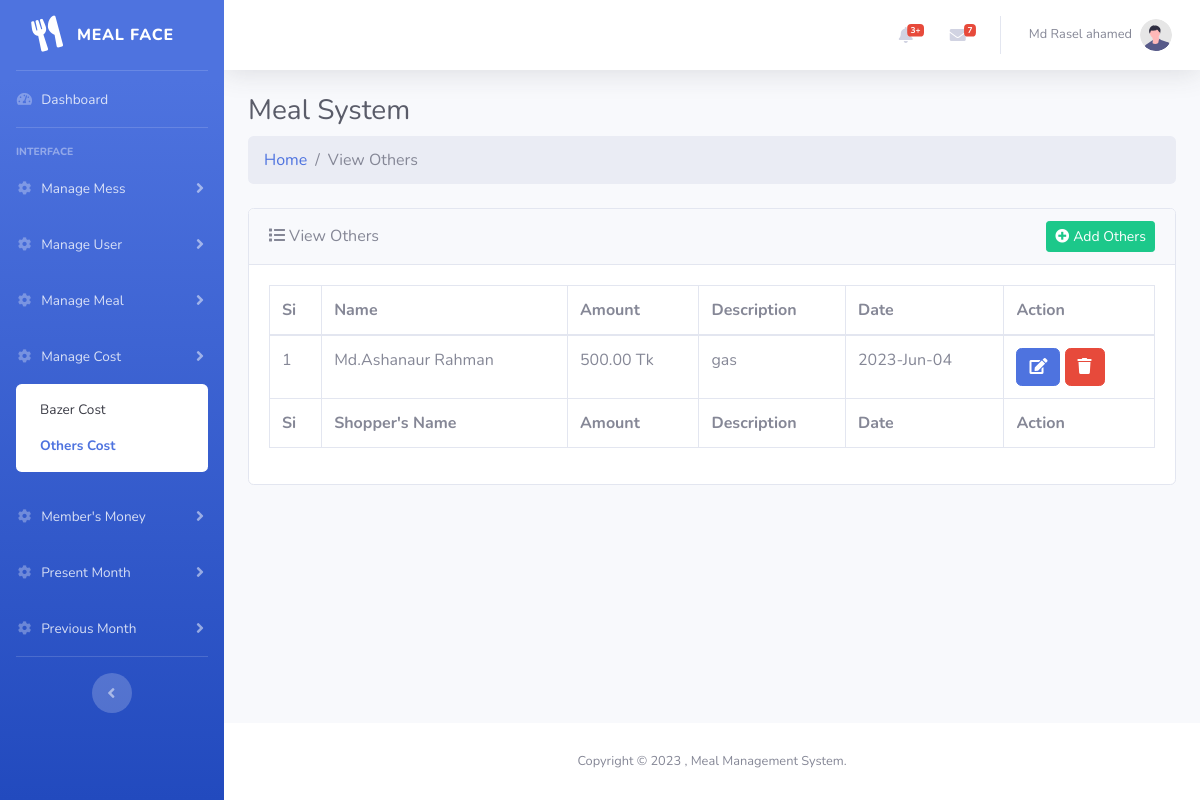
/backend/view-others.php (signed in), run on the app's committed database.
### tables this page shows
CREATE TABLE `other_cost` (
  `other_id` int(11) NOT NULL,
  `other_amount` int(11) DEFAULT NULL,
  `user_id` int(11) DEFAULT NULL,
  `mess_id` int(11) DEFAULT NULL,
  `other_description` longtext DEFAULT NULL,
  `other_date` date DEFAULT NULL,
  `created_by` int(11) DEFAULT NULL,
  `created_at` datetime NOT NULL DEFAULT current_timestamp()
);

CREATE TABLE `users` (
  `user_id` int(11) NOT NULL,
  `user_name` varchar(255) NOT NULL,
  `user_role` varchar(255) NOT NULL DEFAULT 'member',
  `user_mobile` varchar(255) DEFAULT NULL,
  `user_email` varchar(255) DEFAULT NULL,
  `user_password` varchar(255) NOT NULL,
  `mess_id` int(11) DEFAULT NULL
);

### backend/controller/main.php (called while the page is built, shortened)
<?php
    class Main{
        protected $host = "localhost";
        protected $user = "root";
        protected $pass = "";
        protected $db = "php_meal";
        protected $con;
        public function __construct(){
            if(!isset($this->con)){
                $this->con = new mysqli($this->host,$this->user,$this->pass,$this->db);
            }
            return $this->con;
        }
        public function getOtherCost($messId){
            $this->sql = "SELECT other_cost.*,users.user_name as user_name FROM other_cost INNER JOIN users ON users.user_id = other_cost.user_id WHERE other_cost.mess_id = '$messId'";
            $this->result = $this->con->query($this->sql);
            if($this->result == true){
                return $this->result;
            }else{
                return false;
            }
        }
    }
?>

### backend/view-others.php (the view, shortened to what this page needs)
<?php
    include "inc/header.php";
    $obj = new Main();
    $messId = $_SESSION['mess_id'];
    $OthersData = $obj->getOtherCost($messId);
    ?>
<div class="container-fluid">
    <div class="d-sm-flex align-items-center justify-content-between mb-2">
        <h3 class="h3 mb-0 text-gray-800">Meal System</h3>
    </div>
    <ol class="breadcrumb mb-4">
        <li class="breadcrumb-item"><a href="index.php">Home</a></li>
        <li class="breadcrumb-item active">View Others</li>
    </ol>
    <div class="card mb-4">
        <div class="card-header d-flex justify-content-between align-items-center">
            <span><i class="fas fa-list mr-1"></i>View Others</span>
            <small class="d-sm-block"><a href="add-other.php" class="btn btn-success btn-sm"><i
                        class="fas fa-plus-circle mr-1"></i>Add Others</a></small>
        </div>
        <div class="card-body">
            <div class="table-responsive">
                <table class="table table-bordered" id="dataTable" width="100%" cellspacing="0">
                    <thead>
                        <tr>
                            <th>Si</th>
                            <th>Name</th>
                            <th>Amount</th>
                            <th>Description</th>
                            <th>Date</th>
                            <th>Action</th>
                        </tr>
                    </thead>
                    <tfoot>
                        <tr>
                            <th>Si</th>
                            <th>Shopper's Name</th>
                            <th>Amount</th>
                            <th>Description</th>
                            <th>Date</th>
                            <th>Action</th>
                        </tr>
                    </tfoot>
                    <tbody>
                    <?php
                            if($OthersData->num_rows>0){
                                $si = 1;
                                while($row = $OthersData->fetch_object()){
                                    $d = strtotime($row->other_date);
                                    ?>
                        <tr>
                            <td><?php echo $si; ?></td>
                            <td class="text-capitalize"><?php echo $row->user_name; ?></td>
                            <td><?php echo number_format($row->other_amount,2) ?> Tk</td>
                            <td><?php echo $row->other_description; ?></td>
                            <td><?php echo date("Y-M-d", $d); ?></td>
                            <td>
                                <a class="btn btn-primary" href="add-other.php?other-id=<?php echo $row->other_id; ?>"><i class="fas fa-edit"></i></a>
                                <a class="btn btn-danger" href="#"><i class="fas fa-trash"></i></a>
                            </td>
                        </tr>
                        <?php
                            $si++;
                                }
                            }
                        ?>
                    </tbody>
                </table>
            </div>
        </div>
    </div>
</div>
<?php include "inc/footer.php"; ?>

### data on the page
other_cost: user.user_name "Md.Ashanaur Rahman", other_amount "500.00", other_description "gas", other_date "2023-Jun-04"

### other printed values
$_SESSION['user_name'] "Md Rasel ahamed"
